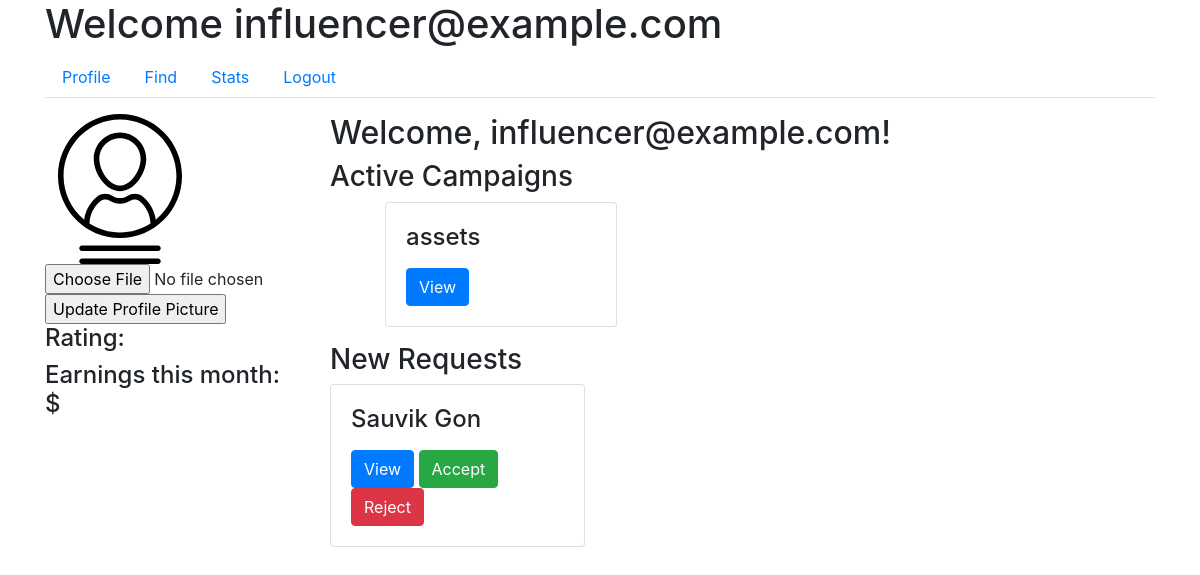
Before: /influencer/profile (signed in) with the older database file.
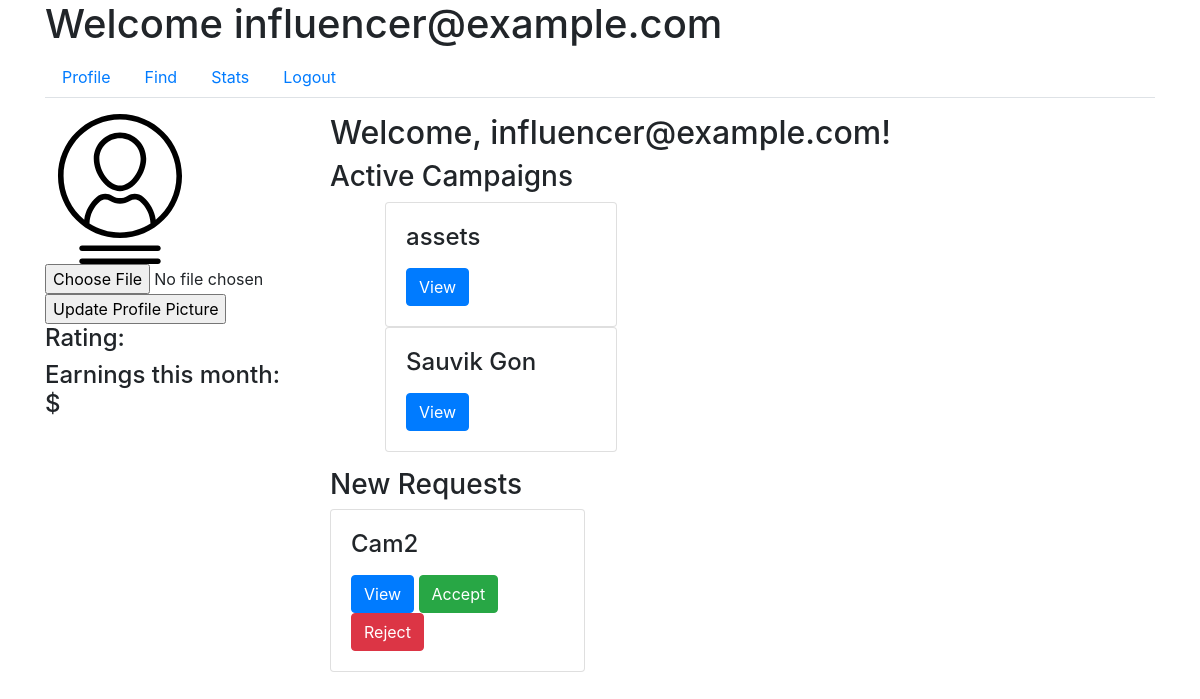
After: the same page with the newer database file.
### app/models.py (models this page shows)
class Campaign(db.Model):
    id = db.Column(db.Integer, primary_key=True)
    name = db.Column(db.String(100), nullable=False)
    description = db.Column(db.Text, nullable=False)
    budget = db.Column(db.Float, nullable=False)
    visibility = db.Column(db.String(10), nullable=False)  # 'public', 'private'
    user_id = db.Column(db.Integer, db.ForeignKey('user.id'), nullable=False)
    ad_requests = db.relationship('AdRequest', backref='campaign', lazy=True)

class AdRequest(db.Model):
    id = db.Column(db.Integer, primary_key=True)
    campaign_id = db.Column(db.Integer, db.ForeignKey('campaign.id'), nullable=False)
    influencer_id = db.Column(db.Integer, db.ForeignKey('user.id'), nullable=False)
    requirements = db.Column(db.Text, nullable=False)
    payment_amount = db.Column(db.Float, nullable=False)
    status = db.Column(db.String(10), nullable=False)  # 'Pending', 'Accepted', 'Rejected'

### app/routes.py (the view)
@main.route('/influencer/profile')
@login_required
def influencer_profile():
    if current_user.role != 'influencer':
        return redirect(url_for('main.home'))
    influencer = current_user
    active_campaigns = Campaign.query.join(AdRequest, Campaign.id == AdRequest.campaign_id)\
    .filter(AdRequest.status == 'Accepted', AdRequest.influencer_id == influencer.id).all()
    new_requests = AdRequest.query.filter_by(influencer_id=influencer.id, status='Pending').all()
    return render_template('influencer_profile.html',
                           influencer=influencer,
                           active_campaigns=active_campaigns,
                           new_requests=new_requests)

### app/models.py (called while the page is built)
@login_manager.user_loader
def load_user(user_id):
    return User.query.get(int(user_id))

### app/templates/influencer_profile.html (shortened to what this page needs)
{% extends "influencer_dashboard.html" %}
{% block tab_content %}
<div class="row">
    <div class="col-md-3">
        <div class="profile-sidebar">
            <img src="{{ url_for('static', filename='profile_pics/' + current_user.profile_pic) }}" alt="Profile Picture">
            <form action="{{ url_for('main.update_profile_pic') }}" method="POST" enctype="multipart/form-data">
                <input type="file" name="profile_pic">
                <input type="submit" value="Update Profile Picture">
            </form>
            <div class="profile-stats">
                <h4>Rating: {{ influencer.rating }}</h4>
                <h4>Earnings this month: ${{ influencer.earnings }}</h4>
            </div>
        </div>
    </div>
    <div class="col-md-9">
        <div class="profile-main">
            <h2>Welcome, {{ current_user.username }}!</h2>
            <h3>Active Campaigns</h3>
            <ul>
                {% for campaign in active_campaigns %}
                <div class="col-md-4">
                    <div class="request-box card">
                        <div class="card-body">
                            <h4 class="card-title">{{ campaign.name }}</h4>
                            <button class="btn btn-primary" data-toggle="modal" data-target="#campaignModal" data-id="{{ campaign.id }}">View</button>
                        </div>
                    </div>
                </div>
                {% endfor %}
            </ul>
            <h3>New Requests</h3>
            <div class="row">
                {% for request in new_requests %}
                <div class="col-md-4">
                    <div class="request-box card">
                        <div class="card-body">
                            <h4 class="card-title">{{ request.campaign.name }}</h4>
                            <button class="btn btn-primary" data-toggle="modal" data-target="#campaignModal" data-id="{{ request.campaign.id }}">View</button>
                            <a href="{{ url_for('main.accept_request', id=request.id) }}" class="btn btn-success">Accept</a>
                            <a href="{{ url_for('main.reject_request', id=request.id) }}" class="btn btn-danger">Reject</a>
                        </div>
                    </div>
                </div>
                {% endfor %}
            </div>
        </div>
    </div>
</div>
{% endblock %}

Changed rows visible on the page:
no longer on this page (row edited): AdRequest: campaign.name "Sauvik Gon"
now on this page (row unchanged): Campaign: name "Sauvik Gon"
added AdRequest: campaign.name "Cam2"
